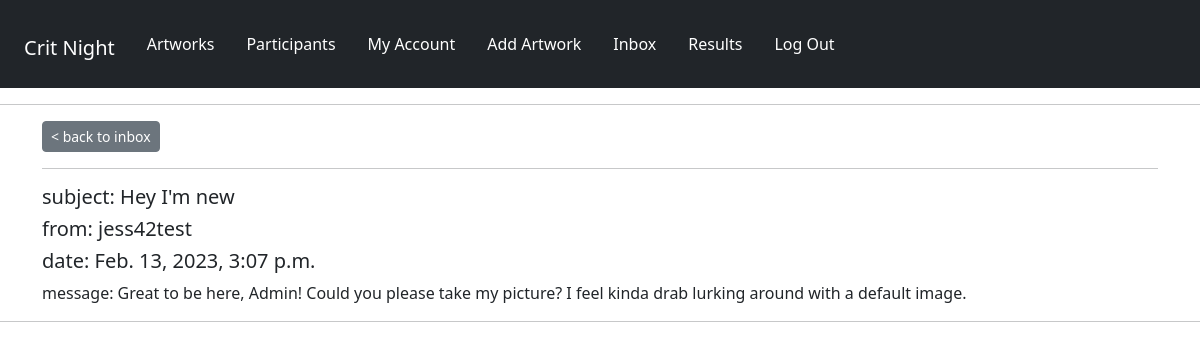
/panelists/message/2122d3ce33aa4208be14fa06569e9798/ (signed in), run on the app's committed database.
### panelists/models.py (models this page shows, shortened)
class Message(models.Model):
    sender = models.ForeignKey(
        Profile, on_delete=models.SET_NULL, null=True, blank=True
    )
    recipient = models.ForeignKey(
        Profile,
        on_delete=models.SET_NULL,
        null=True,
        blank=True,
        related_name="messages",
    )
    name = models.CharField(max_length=200, null=True, blank=True)
    email = models.EmailField(max_length=200, null=True, blank=True)
    subject = models.CharField(max_length=200, null=True, blank=True)
    body = models.TextField()
    is_read = models.BooleanField(default=False, null=True)
    created = models.DateTimeField(auto_now_add=True)
    id = models.UUIDField(
        default=uuid.uuid4, unique=True, primary_key=True, editable=False
    )
    class Meta:
        ordering = ["is_read", "-created"]

### panelists/views.py (the view)
# urls.py: path("message/<str:pk>/", views.viewMessage, name="message"),
@login_required(login_url="login")
def viewMessage(request, pk):
    profile = request.user.profile
    message = profile.messages.get(id=pk)
    if message.is_read == False:
        message.is_read = True
        message.save()
    context = {"message": message}
    return render(request, "panelists/message.html", context)

### panelists/templates/panelists/message.html
{% extends 'main.html' %}
{% block content %}
    <div>
        <div class="message container">
            <a class="btn btn-secondary btn-sm" href="{% url 'inbox' %}">< back to inbox</a>
            <hr>
            <h5>subject: {{message.subject}}</h5>
            <h5>from: {{message.name}}</h5>
            <h5>date: {{message.created}}</h5>
            <div>message: {{message.body|linebreaksbr}}</div>
        </div>
    </div>
{% endblock %}

### data on the page
Message: subject "Hey I'm new", name "jess42test", created "Feb. 13, 2023, 3:07 p.m.", body "Great to be here, Admin! Could you please take my picture? I feel kinda drab lurking around with a default image."
